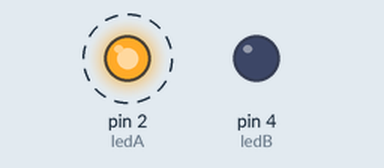
This sketch was run on a simulated Arduino Uno, built with avr-gcc and run on an emulated ATmega328P. Shown: output pins drawn as LEDs (lit = HIGH). Dashed ring = blinking.

Above: at 0.5 s.
Timing chart, 0 to 4.6 s (numbered marks = the images above):
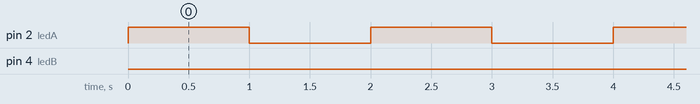

Measured:
- by itself, pin 2 (ledA): alternates HIGH for 1.0 s and LOW for 1.0 s, 10 changes in all, then stays LOW
- by itself, pin 4 (ledB): LOW → HIGH at 10.0 s, → LOW 1.0 s later, → HIGH 1.0 s later, → LOW 1.0 s later, … (120 changes in this stretch)

The sketch:

sketchwhile_dec2.ino
```cpp
const int ledA= 2;
const int ledB= 4;
void setup() {
  pinMode(ledA, OUTPUT);
  pinMode(ledB, OUTPUT);

}

void loop() {
  int i=1;
  while(i<=5){
    digitalWrite(ledA, HIGH);
    delay(1000);
    digitalWrite(ledA, LOW);
    delay(1000);
    i++;
  }
  int j=1;
  while(j<=3){
    digitalWrite(ledB, HIGH);
    delay(1000);
    digitalWrite(ledB, LOW);
    delay(1000);
    i++;
  }
}
```
